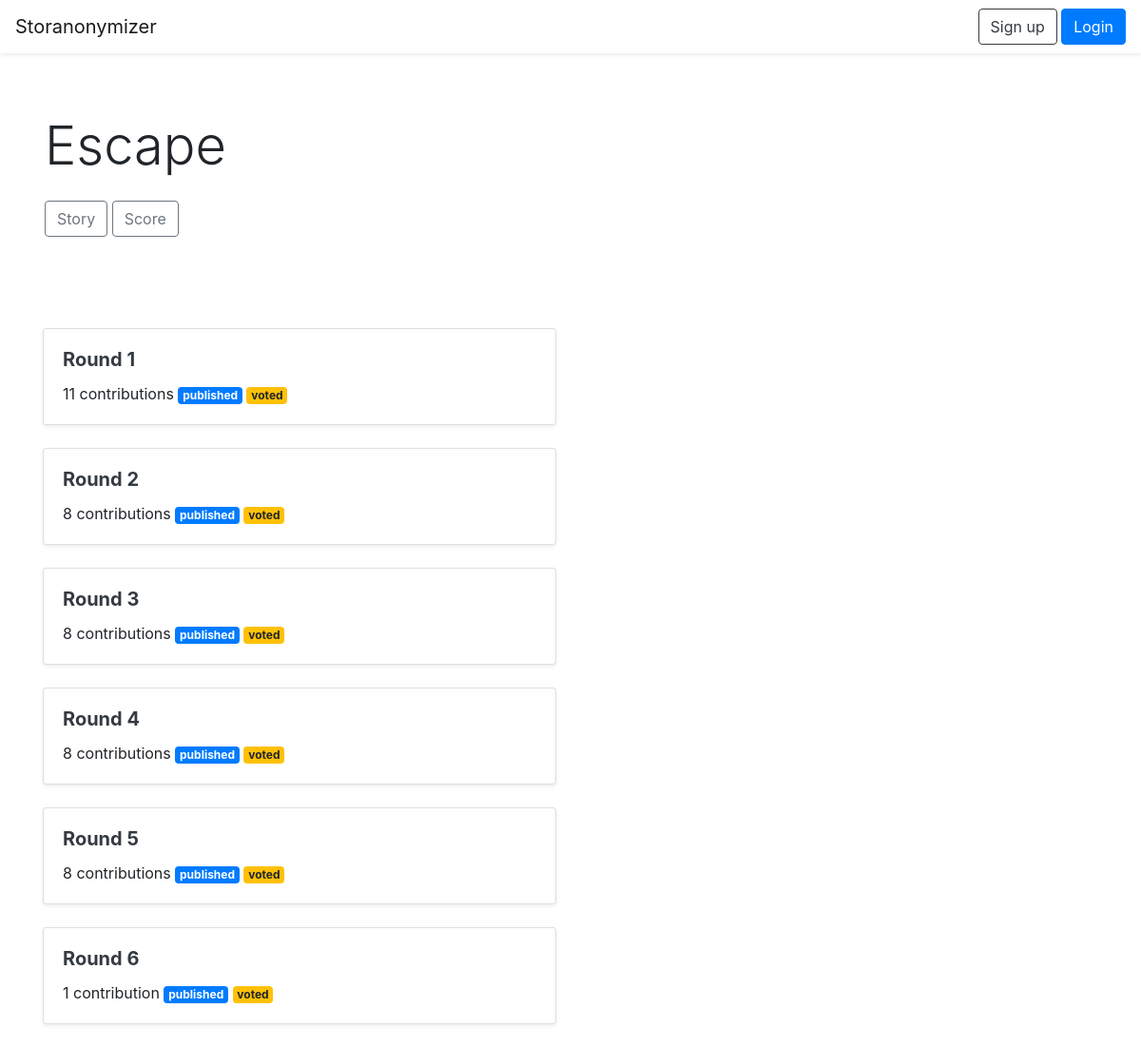
The page /story/782BEFB6 on the database its author committed.
### storanonymizer/models.py (models this page shows, shortened)
class Story(db.Model):
    id = db.Column(db.Integer, primary_key=True)
    code = db.Column(db.String(), unique=True)
    name = db.Column(db.String())
    user_id = db.Column(db.Integer, db.ForeignKey("user.id"))
    rounds = db.relationship("Round", backref="story", lazy="select")

class Round(db.Model):
    id = db.Column(db.Integer, primary_key=True)
    name = db.Column(db.String())
    code = db.Column(db.String(), unique=True)
    contributions = db.relationship("Contribution", backref="round", lazy="select")
    votes = db.relationship("Vote", backref="round", lazy="select")
    winning_contribution_id = db.Column(db.String())
    story_id = db.Column(db.Integer, db.ForeignKey("story.id"))
    public_authors = db.Column(db.Boolean(), default=False)
    public_contributions = db.Column(db.Boolean(), default=False)
    voting = db.Column(db.Boolean(), default=False)
    public_votes = db.Column(db.Boolean(), default=False)
    init_datetime = db.Column(db.DateTime())
    publish_datetime = db.Column(db.DateTime())
    vote_datetime = db.Column(db.DateTime())

### storanonymizer/views.py (the view)
@app.route("/story/<story_code>")
def story(story_code):
    story = models.Story.query.filter_by(code=story_code).first_or_404()
    rounds = models.Round.query.filter_by(story_id=story.id).all()
    return render_template("story.html", story=story, rounds=rounds)

### storanonymizer/templates/story.html (shortened to what this page needs)
{% extends "base.html" %}
{% block content %}
<div class="jumbotron bg-white">
	<div class="container">
		<h1 class="display-4 mb-4">{{ story.name }}</h1>
		<a class="btn btn-outline-secondary" href="{{ url_for('full_story', story_code=story.code) }}">Story</a>
		<a class="btn btn-outline-secondary" href="{{ url_for('story_scoreboard', story_code=story.code) }}">Score</a>
	</div>
</div>
<div class="container">
	{% for round in rounds %}
	<div class="row">
		<div class="col-12 col-md-6 mb-4">
			<div class="card shadow-sm">
				<div class="card-body">
					<h5 class="card-title"><a class="text-dark font-weight-bold" href="{{ url_for('round', round_code=round.code) }}">{{ round.name }}</a></h5>
					<p class="card-text">{{ round.contributions|length }} {% if round.contributions|length != 1 %}contributions{% else %}contribution{% endif %}{% if round.public_contributions%} <span class="badge badge-primary">published</span> {% else %} <span class="badge badge-secondary">open</span> {% endif %}{% if round.voting %} <span class="badge badge-secondary">voting</span> {% endif %}{% if round.public_votes %} <span class="badge badge-warning">voted</span> {% endif %}</p>
				</div>
			</div>
		</div>
	</div>
	{% endfor %}
</div>
{% endblock %}

### rows shown on the page
Story: name "Escape"
Round: name "Round 1", contributions|length "11", public_contributions "published", public_votes "voted"
Round: name "Round 2", contributions|length "8", public_contributions "published", public_votes "voted"
Round: name "Round 3", contributions|length "8", public_contributions "published", public_votes "voted"
Round: name "Round 4", contributions|length "8", public_contributions "published", public_votes "voted"
Round: name "Round 5", contributions|length "8", public_contributions "published", public_votes "voted"
Round: name "Round 6", contributions|length "1", public_contributions "published", public_votes "voted"
